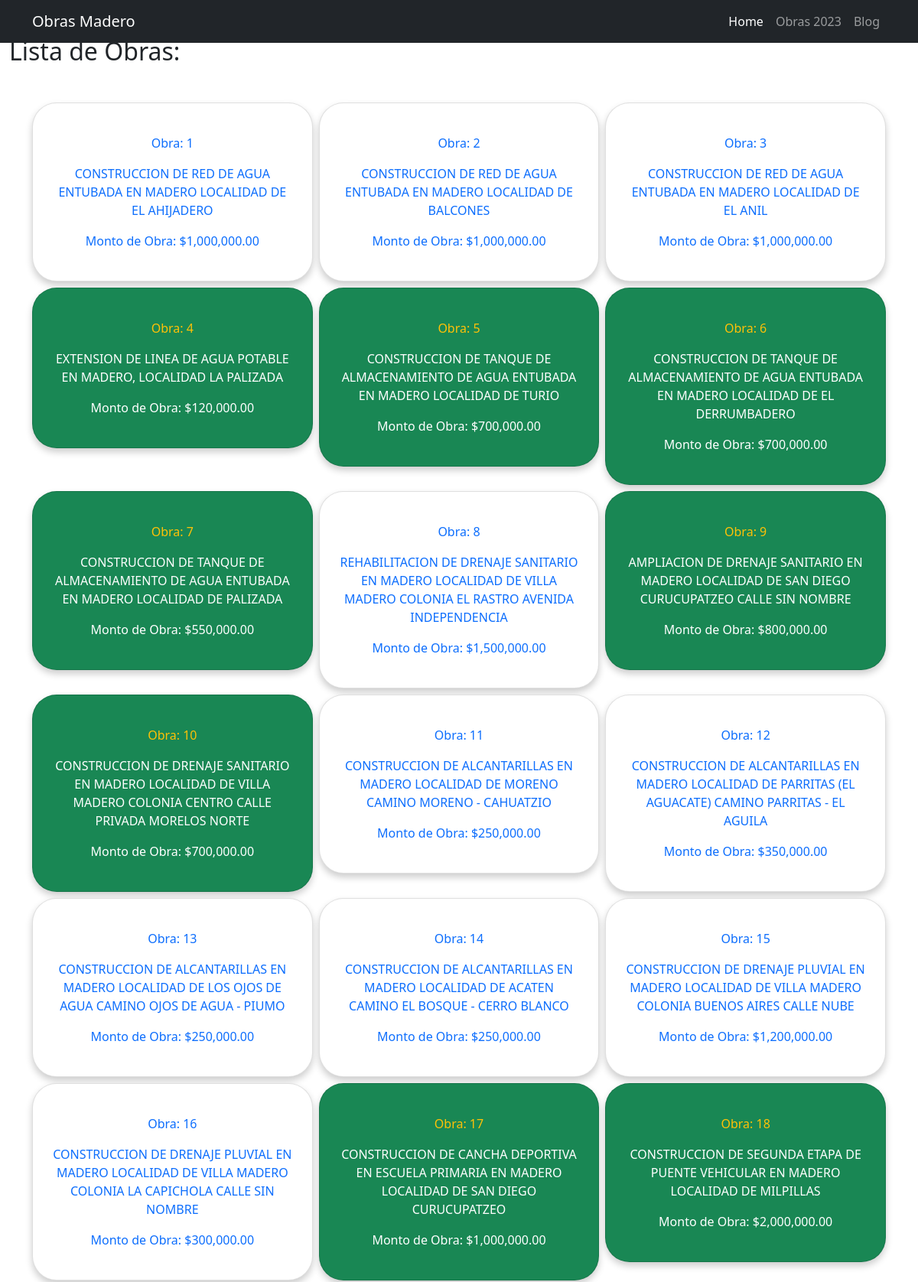
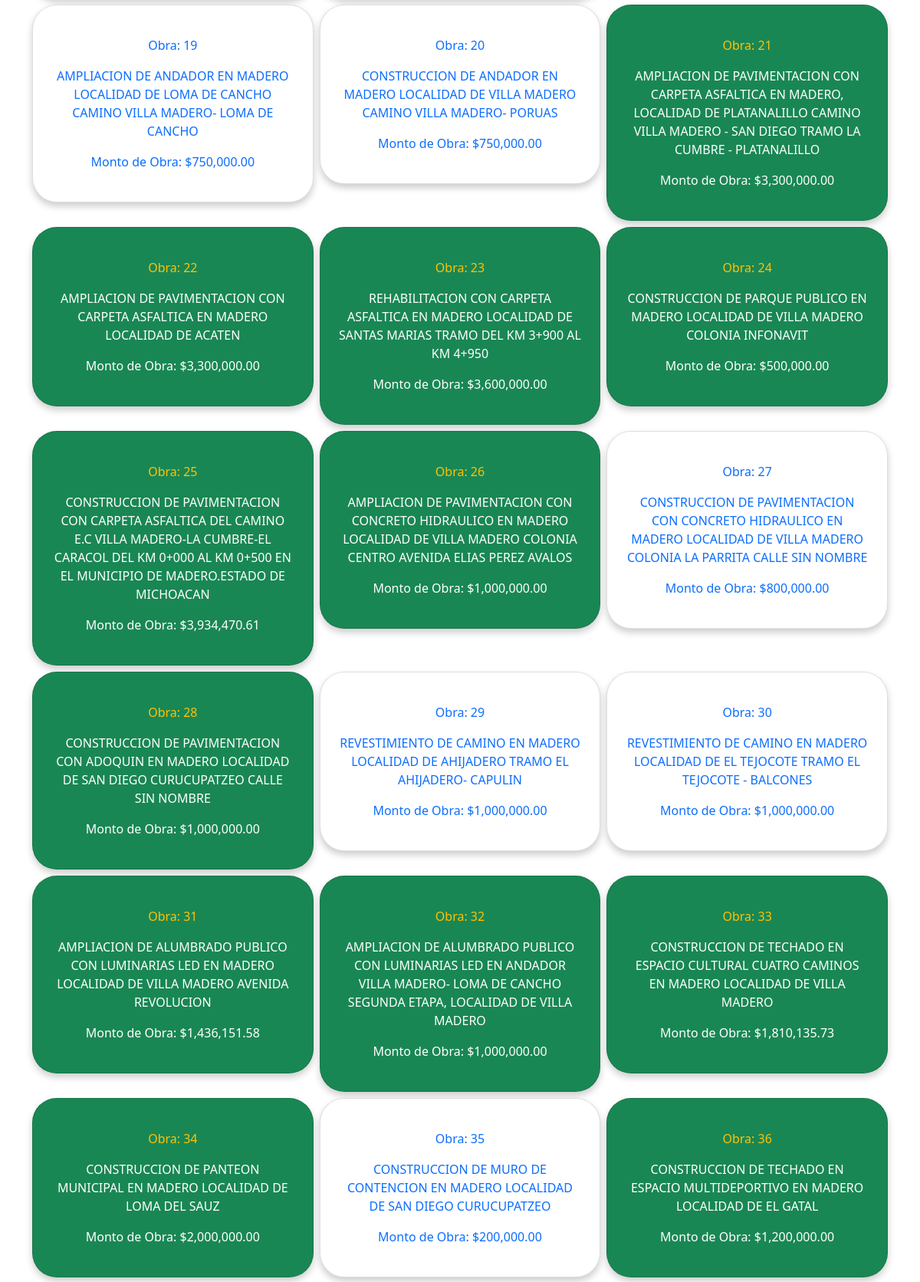
/obras/ (upper part), run on the app's committed database (2 pictures, top to bottom).
### obras/models.py (models this page shows)
class Obra(models.Model):
    col_comunidad = models.CharField(max_length=200)
    rubro = models.CharField(max_length=60)
    subclasificacion = models.CharField(max_length=40)
    nombre_obra = models.CharField(max_length=200)
    tenencia = models.CharField(max_length=30)
    modalidad_ejecucion = models.CharField(max_length=17)
    metas_cantidad = models.PositiveIntegerField()
    metas_unidad = models.CharField(max_length=10)
    metas_beneficiarios = models.PositiveIntegerField()
    costo_total = models.FloatField()
    inv_estatal = models.FloatField()
    inv_federal = models.FloatField()
    fism= models.FloatField()

### obras/views.py (the view)
# urls.py: path('', views.ObrasListView.as_view(), name="obras.list"),
class ObrasListView(ListView):
    model=Obra
    context_object_name="obras"
    template_name="obras/obras_list.html"

### obras/templates/obras/obras_list.html
{% extends "base.html" %} {% load my_filters %} {% block content %}
<h1 class="my-5">Lista de Obras:</h1>
<div class="container">
  <div class="row row-cols-1 row-cols-md-2 row-cols-lg-3 g-2">
    {% for obra in obras %}
    <div class="col">
      {% if obra.modalidad_ejecucion == 'CONTRATO' %}
      <div class="card bg-success text-white">
        <div class="card-body">
          <p class="text-warning">Obra: {{obra.id}}</p>
          <a
            href="{% url 'obra_detail' pk=obra.id %}"
            class="text-white text-decoration-none"
            ><p class="font-weight-bold">{{obra.nombre_obra}}</p></a
          >
          <p>Monto de Obra: {{obra.costo_total}}</p>
        </div>
      </div>
      {% else %}
      <div class="card">
        <div class="card-body">
          <p class="text-primary">Obra: {{obra.id}}</p>
          <a
            href="{% url 'obra_detail' pk=obra.id %}"
            class="text-primary text-decoration-none"
            ><p class="font-weight-bold">{{obra.nombre_obra}}</p></a
          >
          <p class="text-primary">Monto de Obra: {{obra.costo_total}}</p>
        </div>
      </div>
      {% endif %}
    </div>
    {% endfor %}
  </div>
</div>
{% endblock %}

### static/css_general/rmr_styles_a.css (style rules this page uses)
body { min-height: 100vh; margin: 0; }
.card { padding: 1.5em 0.5em 0.5em; border-radius: 2em; text-align: center; box-shadow: 0 5px 10px rgba(0, 0, 0, 0.2); }

### data on the page
Obra: id "1", nombre_obra "CONSTRUCCION DE RED DE AGUA ENTUBADA EN MADERO LOCALIDAD DE EL AHIJADERO", costo_total "$1,000,000.00"
Obra: id "2", nombre_obra "CONSTRUCCION DE RED DE AGUA ENTUBADA EN MADERO LOCALIDAD DE BALCONES", costo_total "$1,000,000.00"
Obra: id "3", nombre_obra "CONSTRUCCION DE RED DE AGUA ENTUBADA EN MADERO LOCALIDAD DE EL ANIL", costo_total "$1,000,000.00"
Obra: id "4", nombre_obra "EXTENSION DE LINEA DE AGUA POTABLE EN MADERO, LOCALIDAD LA PALIZADA", costo_total "$120,000.00"
Obra: id "5", nombre_obra "CONSTRUCCION DE TANQUE DE ALMACENAMIENTO DE AGUA ENTUBADA EN MADERO LOCALIDAD DE TURIO", costo_total "$700,000.00"
Obra: id "6", nombre_obra "CONSTRUCCION DE TANQUE DE ALMACENAMIENTO DE AGUA ENTUBADA EN MADERO LOCALIDAD DE EL DERRUMBADERO", costo_total "$700,000.00"
Obra: id "7", nombre_obra "CONSTRUCCION DE TANQUE DE ALMACENAMIENTO DE AGUA ENTUBADA EN MADERO LOCALIDAD DE PALIZADA", costo_total "$550,000.00"
Obra: id "8", nombre_obra "REHABILITACION DE DRENAJE SANITARIO EN MADERO LOCALIDAD DE VILLA MADERO COLONIA EL RASTRO AVENIDA INDEPENDENCIA", costo_total "$1,500,000.00"
Obra: id "9", nombre_obra "AMPLIACION DE DRENAJE SANITARIO EN MADERO LOCALIDAD DE SAN DIEGO CURUCUPATZEO CALLE SIN NOMBRE", costo_total "$800,000.00"
Obra: id "10", nombre_obra "CONSTRUCCION DE DRENAJE SANITARIO EN MADERO LOCALIDAD DE VILLA MADERO COLONIA CENTRO CALLE PRIVADA MORELOS NORTE", costo_total "$700,000.00"
Obra: id "11", nombre_obra "CONSTRUCCION DE ALCANTARILLAS EN MADERO LOCALIDAD DE MORENO CAMINO MORENO - CAHUATZIO", costo_total "$250,000.00"
Obra: id "12", nombre_obra "CONSTRUCCION DE ALCANTARILLAS EN MADERO LOCALIDAD DE PARRITAS (EL AGUACATE) CAMINO PARRITAS - EL AGUILA", costo_total "$350,000.00"
Obra: id "13", nombre_obra "CONSTRUCCION DE ALCANTARILLAS EN MADERO LOCALIDAD DE LOS OJOS DE AGUA CAMINO OJOS DE AGUA - PIUMO", costo_total "$250,000.00"
Obra: id "14", nombre_obra "CONSTRUCCION DE ALCANTARILLAS EN MADERO LOCALIDAD DE ACATEN CAMINO EL BOSQUE - CERRO BLANCO", costo_total "$250,000.00"
Obra: id "15", nombre_obra "CONSTRUCCION DE DRENAJE PLUVIAL EN MADERO LOCALIDAD DE VILLA MADERO COLONIA BUENOS AIRES CALLE NUBE", costo_total "$1,200,000.00"
Obra: id "16", nombre_obra "CONSTRUCCION DE DRENAJE PLUVIAL EN MADERO LOCALIDAD DE VILLA MADERO COLONIA LA CAPICHOLA CALLE SIN NOMBRE", costo_total "$300,000.00"
Obra: id "17", nombre_obra "CONSTRUCCION DE CANCHA DEPORTIVA EN ESCUELA PRIMARIA EN MADERO LOCALIDAD DE SAN DIEGO CURUCUPATZEO", costo_total "$1,000,000.00"
Obra: id "18", nombre_obra "CONSTRUCCION DE SEGUNDA ETAPA DE PUENTE VEHICULAR EN MADERO LOCALIDAD DE MILPILLAS", costo_total "$2,000,000.00"
Obra: id "19", nombre_obra "AMPLIACION DE ANDADOR EN MADERO LOCALIDAD DE LOMA DE CANCHO CAMINO VILLA MADERO- LOMA DE CANCHO", costo_total "$750,000.00"
Obra: id "20", nombre_obra "CONSTRUCCION DE ANDADOR EN MADERO LOCALIDAD DE VILLA MADERO CAMINO VILLA MADERO- PORUAS", costo_total "$750,000.00"
Obra: id "21", nombre_obra "AMPLIACION DE PAVIMENTACION CON CARPETA ASFALTICA EN MADERO, LOCALIDAD DE PLATANALILLO CAMINO VILLA MADERO - SAN DIEGO TRAMO LA CUMBRE - PLATANALILLO", costo_total "$3,300,000.00"
Obra: id "22", nombre_obra "AMPLIACION DE PAVIMENTACION CON CARPETA ASFALTICA EN MADERO LOCALIDAD DE ACATEN", costo_total "$3,300,000.00"
Obra: id "23", nombre_obra "REHABILITACION CON CARPETA ASFALTICA EN MADERO LOCALIDAD DE SANTAS MARIAS TRAMO DEL KM 3+900 AL KM 4+950", costo_total "$3,600,000.00"
Obra: id "24", nombre_obra "CONSTRUCCION DE PARQUE PUBLICO EN MADERO LOCALIDAD DE VILLA MADERO COLONIA INFONAVIT", costo_total "$500,000.00"
Obra: id "25", nombre_obra "CONSTRUCCION DE PAVIMENTACION CON CARPETA ASFALTICA DEL CAMINO E.C VILLA MADERO-LA CUMBRE-EL CARACOL DEL KM 0+000 AL KM 0+500 EN EL MUNICIPIO DE MADERO.ESTADO DE MICHOACAN", costo_total "$3,934,470.61"
Obra: id "26", nombre_obra "AMPLIACION DE PAVIMENTACION CON CONCRETO HIDRAULICO EN MADERO LOCALIDAD DE VILLA MADERO COLONIA CENTRO AVENIDA ELIAS PEREZ AVALOS", costo_total "$1,000,000.00"
Obra: id "27", nombre_obra "CONSTRUCCION DE PAVIMENTACION CON CONCRETO HIDRAULICO EN MADERO LOCALIDAD DE VILLA MADERO COLONIA LA PARRITA CALLE SIN NOMBRE", costo_total "$800,000.00"
Obra: id "28", nombre_obra "CONSTRUCCION DE PAVIMENTACION CON ADOQUIN EN MADERO LOCALIDAD DE SAN DIEGO CURUCUPATZEO CALLE SIN NOMBRE", costo_total "$1,000,000.00"
Obra: id "29", nombre_obra "REVESTIMIENTO DE CAMINO EN MADERO LOCALIDAD DE AHIJADERO TRAMO EL AHIJADERO- CAPULIN", costo_total "$1,000,000.00"
Obra: id "30", nombre_obra "REVESTIMIENTO DE CAMINO EN MADERO LOCALIDAD DE EL TEJOCOTE TRAMO EL TEJOCOTE - BALCONES", costo_total "$1,000,000.00"
Obra: id "31", nombre_obra "AMPLIACION DE ALUMBRADO PUBLICO CON LUMINARIAS LED EN MADERO LOCALIDAD DE VILLA MADERO AVENIDA REVOLUCION", costo_total "$1,436,151.58"
Obra: id "32", nombre_obra "AMPLIACION DE ALUMBRADO PUBLICO CON LUMINARIAS LED EN ANDADOR VILLA MADERO- LOMA DE CANCHO SEGUNDA ETAPA, LOCALIDAD DE VILLA MADERO", costo_total "$1,000,000.00"
Obra: id "33", nombre_obra "CONSTRUCCION DE TECHADO EN ESPACIO CULTURAL CUATRO CAMINOS EN MADERO LOCALIDAD DE VILLA MADERO", costo_total "$1,810,135.73"
Obra: id "34", nombre_obra "CONSTRUCCION DE PANTEON MUNICIPAL EN MADERO LOCALIDAD DE LOMA DEL SAUZ", costo_total "$2,000,000.00"
Obra: id "35", nombre_obra "CONSTRUCCION DE MURO DE CONTENCION EN MADERO LOCALIDAD DE SAN DIEGO CURUCUPATZEO", costo_total "$200,000.00"
Obra: id "36", nombre_obra "CONSTRUCCION DE TECHADO EN ESPACIO MULTIDEPORTIVO EN MADERO LOCALIDAD DE EL GATAL", costo_total "$1,200,000.00"
